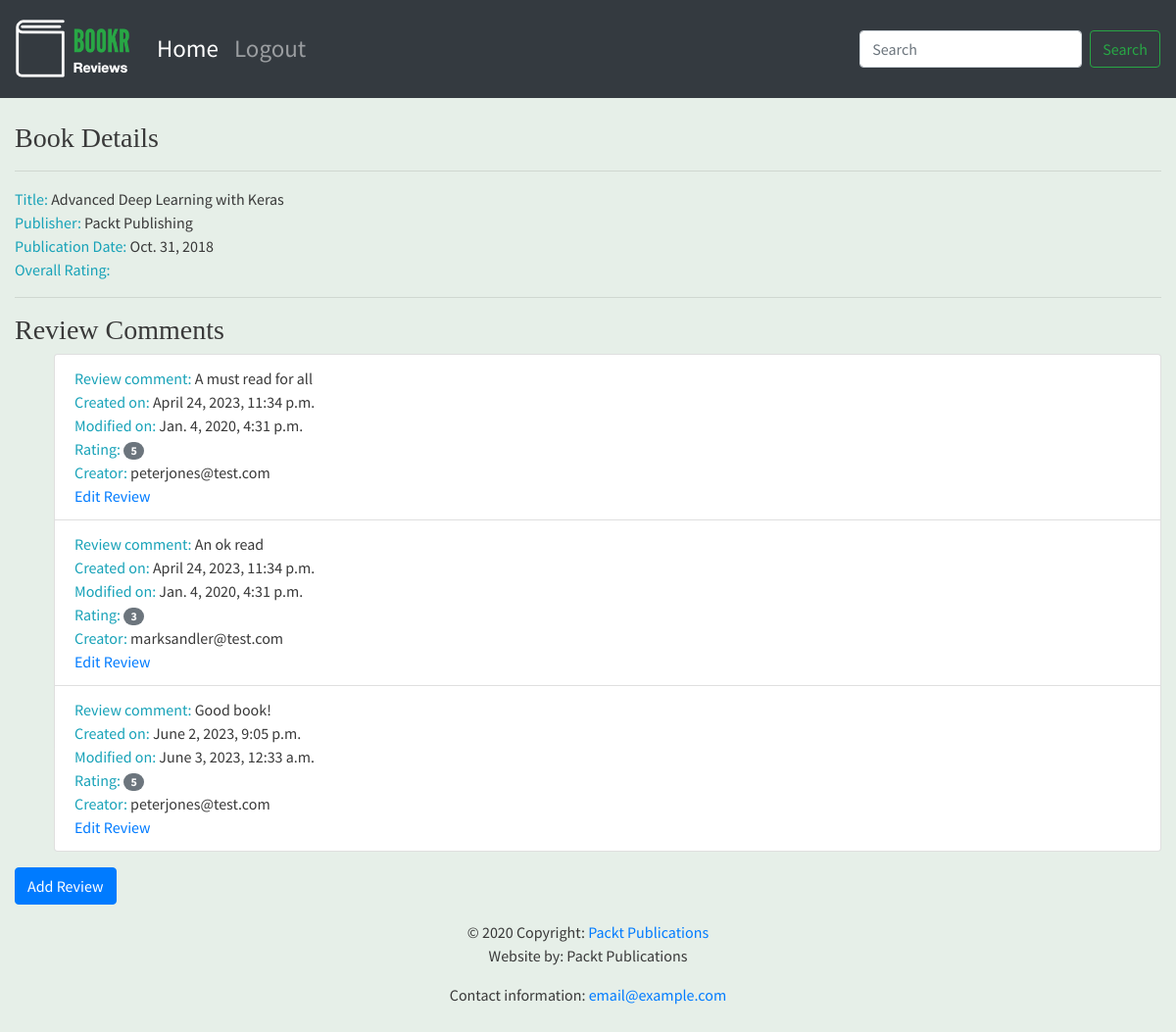
Page /books/1/ on the committed database.
### reviews/models.py (models this page shows, shortened)
class Book(models.Model):
    title = models.CharField(max_length=70,
                             help_text="The title of the book.")
    publication_date = models.DateField(
        verbose_name="Date the book was published.")
    isbn = models.CharField(max_length=20,
                            verbose_name="ISBN number of the book.")
    publisher = models.ForeignKey(Publisher,
                                  on_delete=models.CASCADE)
    contributors = models.ManyToManyField('Contributor',
                                          through="BookContributor")
    cover = models.ImageField(null=True,
                              blank=True,
                              upload_to="book_covers/")
    sample = models.FileField(null=True,
                              blank=True,
                              upload_to="book_samples/")

class Publisher(models.Model):
    name = models.CharField(max_length=50,
                            help_text="The name of the Publisher.")
    website = models.URLField(help_text="The Publisher's website.")
    email = models.EmailField(help_text="The Publisher's email address.")
    def __str__(self):
        return self.name

class Review(models.Model):
    content = models.TextField(help_text="The Review text.")
    rating = models.IntegerField(
        help_text="The rating the reviewer has given.")
    date_created = models.DateTimeField(auto_now_add=True,
                                        help_text="The date and time the review was created.")
    date_edited = models.DateTimeField(null=True,
                                       help_text="The date and time the review was last edited.")
    creator = models.ForeignKey(
        auth.get_user_model(), on_delete=models.CASCADE)
    book = models.ForeignKey(Book, on_delete=models.CASCADE,
                             help_text="The Book that this review is for.")

### reviews/views.py (the view)
# urls.py: path('books/<int:pk>/', views.details, name='book_detail'),
def details(request, pk):
    details_book = get_object_or_404(Book, pk=pk)
    details_review = details_book.review_set.all()
    book_rating = average_rating([review.rating for review in details_review])
    context = {
        'book_id': pk,
        'details_book': details_book,
        'book': details_book,
        'reviews': details_review,
        'rating': book_rating,
    }
    return render(request, 'reviews/book_details.html', context)

### reviews/utils.py (called while the page is built)
def average_rating(rating_list):
    if not rating_list:
        return 0
    return round(sum(rating_list) / len(rating_list))

### reviews/templates/reviews/book_details.html (shortened to what this page needs)
{% extends 'reviews/base.html' %}
{% block content %}
      <br>
      <h3>Book Details</h3>
      <hr>
      <span class="text-info">Title: </span> <span>{{ book.title }}</span>
      <br>
      <span class="text-info">Publisher: </span><span>{{ book.publisher }}</span>
      <br>
      <span class="text-info">Publication Date: </span><span>{{ book.publication_date }}</span>
      <br>
      {% if not reviews %}
            <hr>
            <h3>Be the first one to write a review.</h3>
      {% else %}
            <span class="text-info">Overall Rating: </span>
            <br>
            <hr>
            <h3>Review Comments</h3>
            <ul>
            {% for review in reviews %}
                  <li class="list-group-item">
                        <span class="text-info">Review comment: </span> <span>{{ review.content }}</span>
                        <br>
                        <span class="text-info">Created on: </span><span>{{ review.date_created }}</span>
                        <br>
                        <span class="text-info">Modified on: </span><span>{{ review.date_edited }}</span>
                        <br>
                        <span class="text-info">Rating: </span><span class="badge badge-secondary badge-pill">{{ review.rating }}</span>
                        <br>
                        <span class="text-info">Creator: </span><span>{{ review.creator.username }}</span>
                        <br>
                        <a href="{% url 'review_edit' book.pk review.pk %}">Edit Review</a>
                  </li>
            {% endfor %}
            </ul>
      {% endif %}
<a class="btn btn-primary" href="{% url 'review_create' details_book.pk %}">Add Review</a>
{% endblock %}

### static/main.css (style rules this page uses)
body { font-family: 'Source Sans Pro', sans-serif; background-color: #e6efe8; color: #393939; }
h1, h2, h3, h4, h5, h6 { font-family: 'Libre Baskerville', serif; }

### rows in the picture
Book: title "Advanced Deep Learning with Keras", publisher "Packt Publishing", publication_date "Oct. 31, 2018"
Review: content "A must read for all", date_created "April 24, 2023, 11:34 p.m.", date_edited "Jan. 4, 2020, 4:31 p.m.", rating "5", creator.username "peterjones@test.com"
Review: content "An ok read", date_created "April 24, 2023, 11:34 p.m.", date_edited "Jan. 4, 2020, 4:31 p.m.", rating "3", creator.username "marksandler@test.com"
Review: content "Good book!", date_created "June 2, 2023, 9:05 p.m.", date_edited "June 3, 2023, 12:33 a.m.", rating "5", creator.username "peterjones@test.com"
